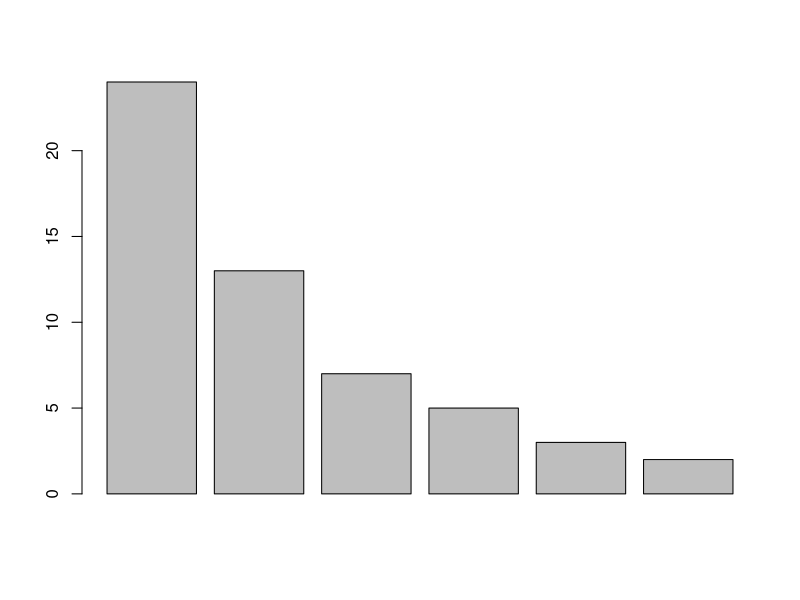
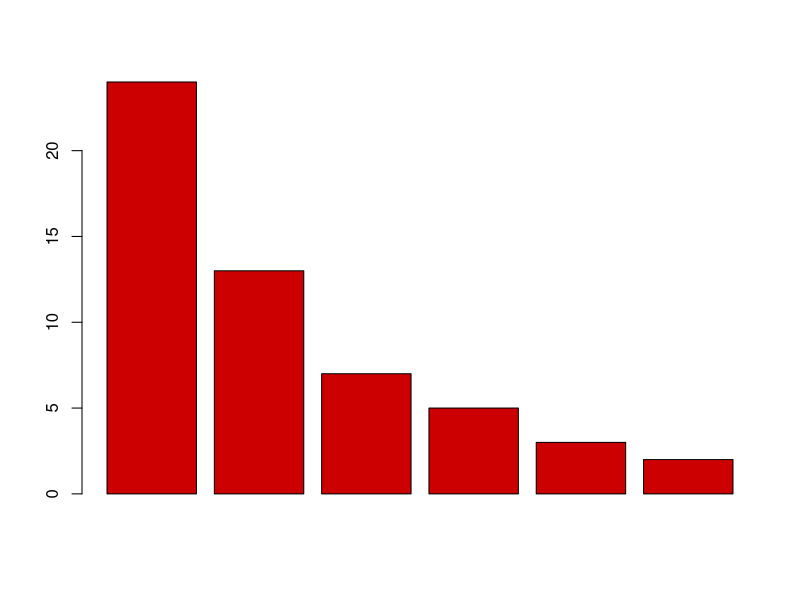
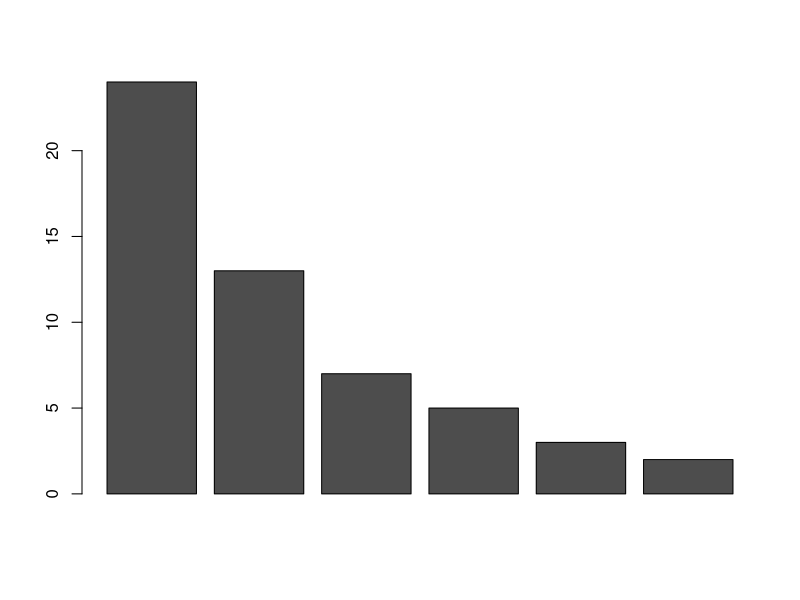
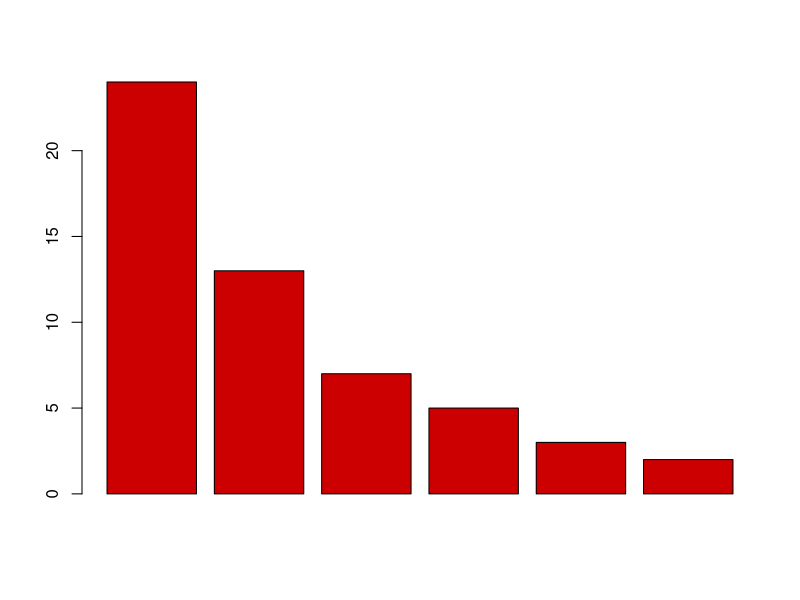
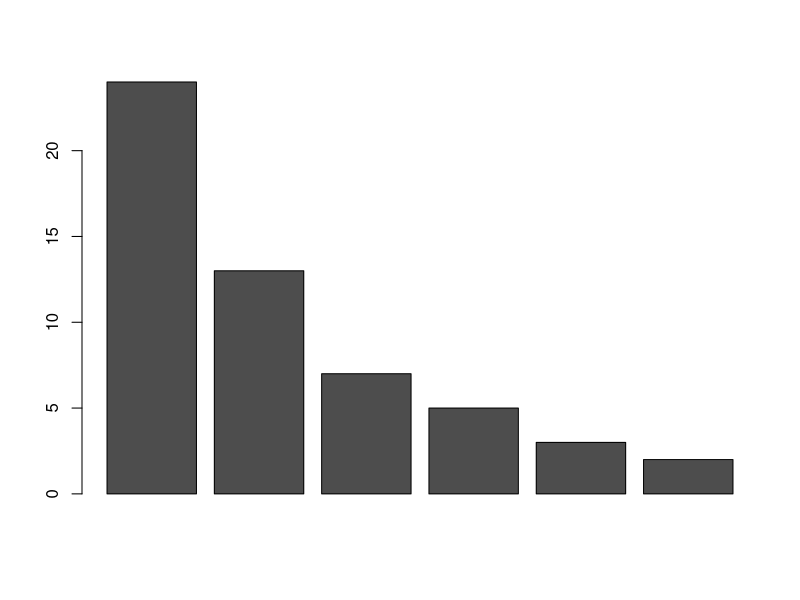
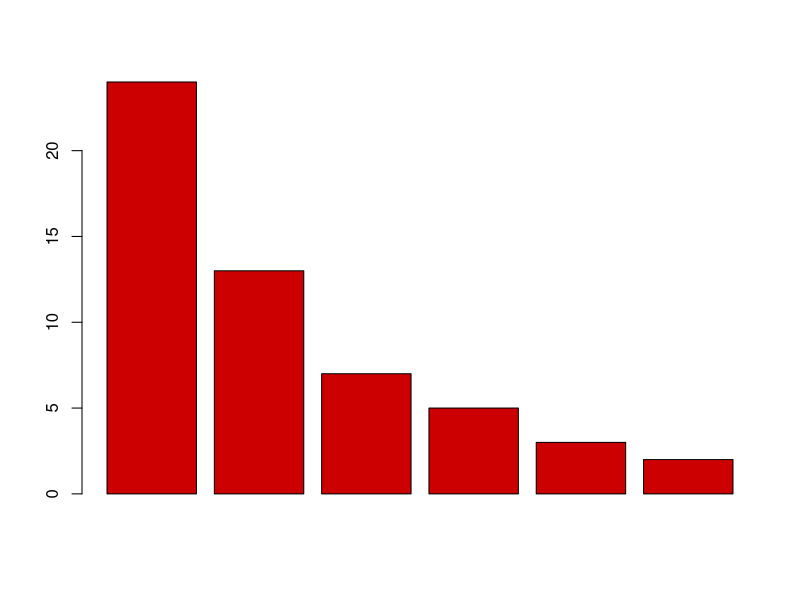
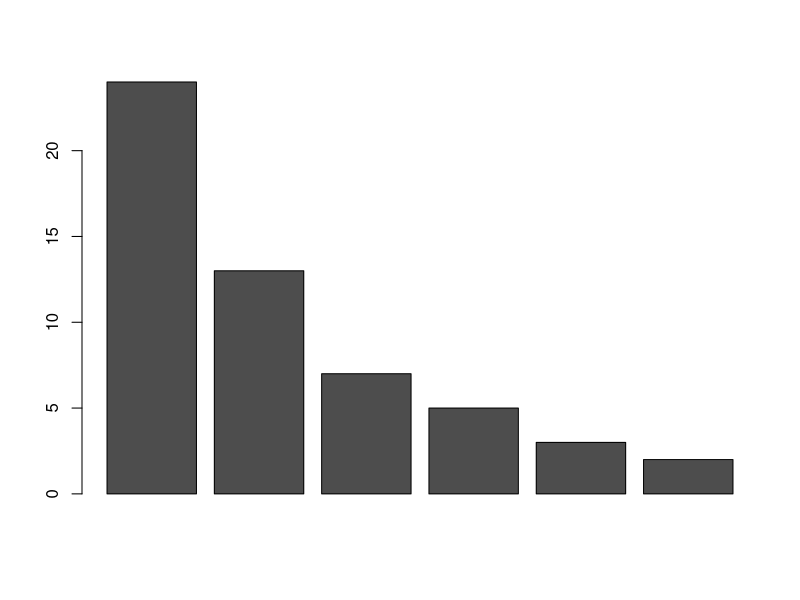
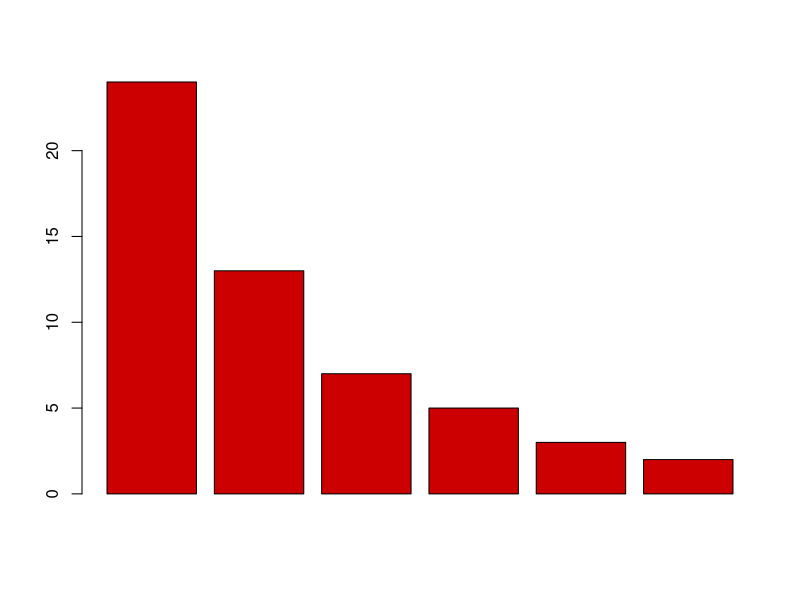

R code for these plots, in order:
## ---- chunk 1
x = c(24, 13, 7, 5, 3, 2)
barplot(x)
## ---- chunk 2
?colors
colors()  # lista de nomes das cores
## ---- chunk 3
browseURL("https://datalab.cc/rcolors")
## ---- chunk 4
barplot(x, col = "red3")  # vermelho
barplot(x, col = "gray30")  # cinza
## ---- chunk 5
barplot(x, col = rgb(.80, 0, 0))      # vermelho
barplot(x, col = rgb(.30, .30, .30))  # cinza
## ---- chunk 6
barplot(x, col = rgb(205, 0, 0, max = 255))     # vermelho
barplot(x, col = rgb(77, 77, 77, max = 255)) # cinza
## ---- chunk 7
barplot(x, col = "#CD0000")  # vermelho
barplot(x, col = "#4D4D4D")  # cinza
## ---- chunk 8
barplot(x, col = colors() [555])  # vermelho
barplot(x, col = colors() [183])  # cinza
## ---- chunk 9
barplot(x, col = c("red3", "gray30"))
barplot(x, col = c("#4D4D4D", "#CD0000"))
## ---- chunk 10
?palette
palette()
## ---- chunk 11
barplot(x, col = 1:6)
## ---- chunk 12
barplot(x, col = rainbow(6))
## ---- chunk 13
barplot(x, col = heat.colors(6))
## ---- chunk 14
barplot(x, col = terrain.colors(6))
## ---- chunk 15
barplot(x, col = topo.colors(6))
## ---- chunk 16
barplot(x, col = cm.colors(6))
## ---- chunk 17
rm(list = ls()) 
dev.off()
cat("\014")
